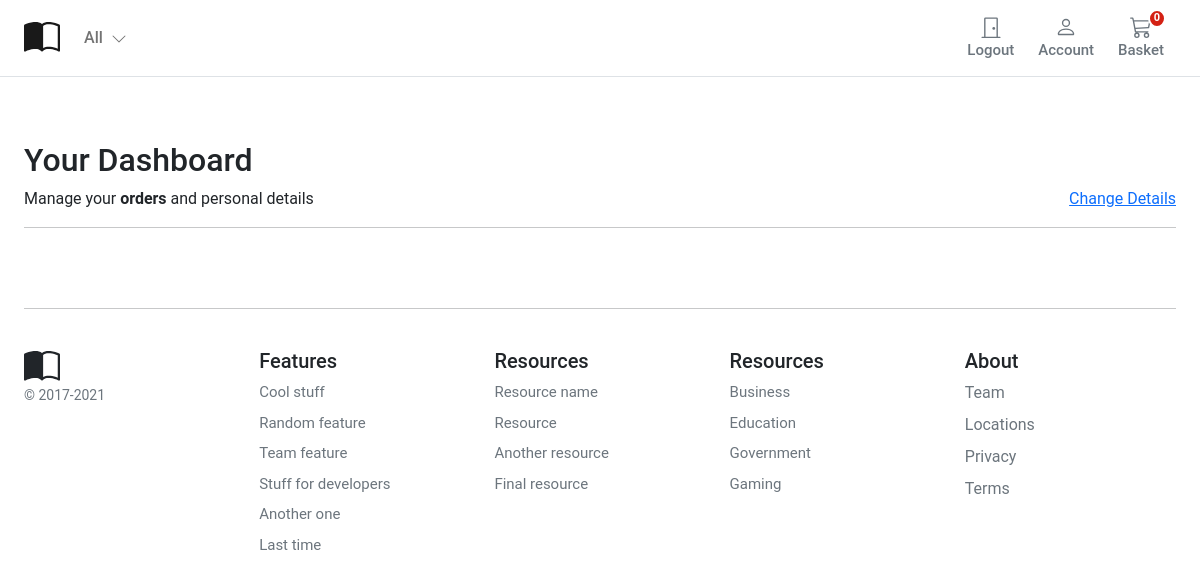
Before: /account/dashboard/ (signed in) with the older database file.
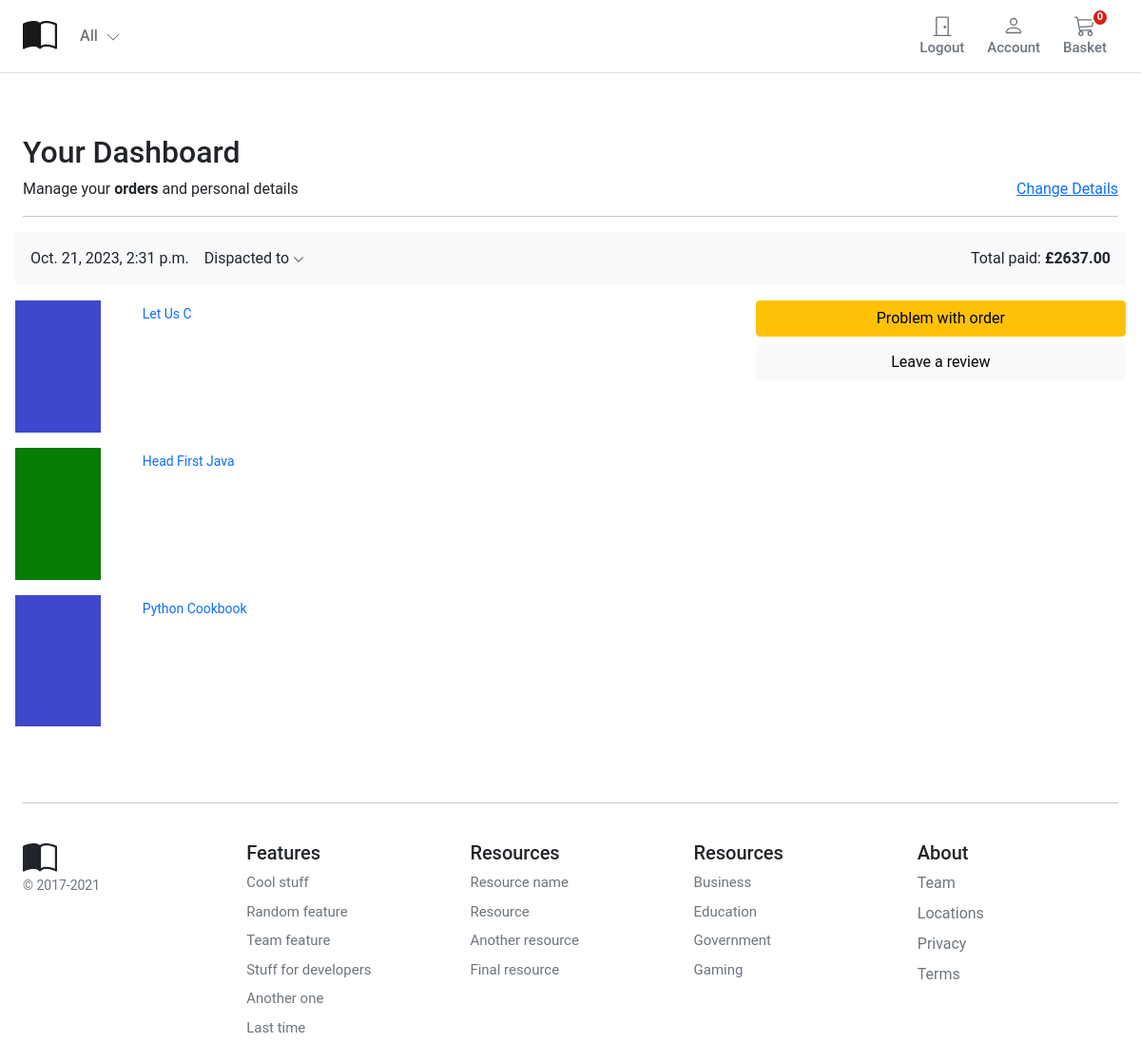
After: the same page with the newer database file.
### orders/models.py (models this page shows, shortened)
class Order(models.Model):
    user = models.ForeignKey(
        CustomUser, on_delete=models.CASCADE, related_name="order_user"
    )
    full_name = models.CharField(max_length=50)
    address1 = models.CharField(max_length=250)
    address2 = models.CharField(max_length=250)
    city = models.CharField(max_length=100)
    phone = models.CharField(max_length=100)
    post_code = models.CharField(max_length=20)
    created = models.DateTimeField(auto_now_add=True)
    updated = models.DateTimeField(auto_now=True)
    total_paid = models.DecimalField(max_digits=8, decimal_places=2)
    order_key = models.CharField(max_length=200)
    billing_status = models.BooleanField(default=False)
    class Meta:
        ordering = ("-created",)

class OrderItem(models.Model):
    order = models.ForeignKey(Order, related_name="items", on_delete=models.CASCADE)
    product = models.ForeignKey(
        Product, related_name="order_items", on_delete=models.CASCADE
    )
    price = models.DecimalField(max_digits=5, decimal_places=2)
    quantity = models.PositiveIntegerField(default=1)

### store/models.py (models this page shows)
class Product(models.Model):
    category = models.ForeignKey(
        Category, related_name="product", on_delete=models.CASCADE
    )
    created_by = models.ForeignKey(
        CustomUser, on_delete=models.CASCADE, related_name="product_creator"
    )
    title = models.CharField(max_length=255)
    author = models.CharField(max_length=255, default="admin")
    description = models.TextField(blank=True)
    image = models.ImageField(upload_to="images/", default="images/default.png")
    slug = models.SlugField(max_length=255, unique=True)
    price = models.DecimalField(max_digits=8, decimal_places=2)
    in_stock = models.BooleanField(default=True)
    is_active = models.BooleanField(default=True)
    created = models.DateTimeField(auto_now_add=True)
    updated = models.DateTimeField(auto_now=True)
    class Meta:
        verbose_name_plural = "Products"
        ordering = ("-created",)
    def get_absolute_url(self):
        return reverse("product_detail", args=[self.slug])
    def __str__(self):
        return self.title

### account/views.py (the view)
# urls.py: path("dashboard/", views.dashboard, name="dashboard"),
@login_required
def dashboard(request):
    orders = user_orders(request)
    return render(request, "account/dashboard/dashboard.html", {"orders": orders})

### basket/basket.py (called while the page is built)
    def __len__(self):
        return sum(item["qty"] for item in self.basket.values())

### basket/context_processors.py (called while the page is built)
def basket(request):
    return {"basket": Basket(request)}

### orders/views.py (called while the page is built)
def user_orders(request):
    user_id = request.user.id
    orders = Order.objects.filter(user_id=user_id).filter(billing_status=True)
    return orders

### store/context_processors.py (called while the page is built)
def categories(request):
    return {"categories": Category.objects.all()}

### store/models.py (called while the page is built)
    def get_absolute_url(self):
        return reverse("category_list", args=[self.slug])

### templates/account/dashboard/dashboard.html (shortened to what this page needs)
{% extends "base.html" %}
{% block content %}
<div class="container">
  <div class="col-12">
    <h1 class="h2">Your Dashboard</h1>
  </div>
  <div class="col-12 d-flex justify-content-between">
    <div>Manage your <b>orders</b> and personal details</div>
    <div><a href="{% url 'edit_details' %}">Change Details</a></div>
  </div>
  <hr />
</div>
<div class="container">
  {% for order in orders %}
  <div class="row g-3">
    <div class="col-12 bg-light p-3 d-flex justify-content-between">
      <div class="d-flex d-flex-inline">
        <div class="pe-3">{{ order.created }}</div>
        <div class="dropdown">
          <a class="text-reset text-decoration-none dropdown-toggle" href="#" role="link" id="dropdownLink"
            data-bs-toggle="dropdown" aria-expanded="false">
            Dispacted to
            <svg xmlns="http://www.w3.org/2000/svg" width="12" height="12" fill="currentColor"
              class="bi bi-chevron-down" viewBox="0 0 16 16">
              <path fill-rule="evenodd"
                d="M1.646 4.646a.5.5 0 0 1 .708 0L8 10.293l5.646-5.647a.5.5 0 0 1 .708.708l-6 6a.5.5 0 0 1-.708 0l-6-6a.5.5 0 0 1 0-.708z" />
            </svg>
          </a>
        </div>
      </div>
      <div class="text-end">
        Total paid: <span class="fw-bold">£{{ order.total_paid }}</span>
      </div>
    </div>
    <div class="col-md-5 col-lg-4 order-md-last p-0 order-3">
      <div class="d-grid gap-2 ">
        <button class="btn btn-warning" type="button">Problem with order</button>
        <button class="btn btn-light" type="button">Leave a review</button>
      </div>
    </div>
    <div class="col-md-7 col-lg-8 p-0">
      {% for item in order.items.all %}
      <div class="card mb-3 border-0">
        <div class="row g-0">
          <div class="col-md-2 d-none d-md-block">
            <img class="img-fluid" style="width:90px" src="{{item.product.image.url}}" />
          </div>
          <div class="col-md-10">
            <div class="card-body p-1">
              <a class="text-decoration-none" href="{{ item.product.get_absolute_url }}">
                <p class="card-text small">{{item.product|title}}</p>
              </a>
            </div>
          </div>
        </div>
      </div>
      {% endfor %}
    </div>
  </div>
  {% endfor %}
</div>
{% endblock %}

### templates/base.html (shortened to what this page needs)
{% load static %}
<!DOCTYPE html>
<html>
  <head>
    <link href="https://cdn.jsdelivr.net/npm/bootstrap@5.0.0-beta1/dist/css/bootstrap.min.css" rel="stylesheet"
>
    <link rel="stylesheet" href="{% static 'core/css/base.css' %}">
    <link rel="stylesheet" href="{% block stylesheet %}{% endblock %}">
  </head>
  <body>
    <header class="pb-3">
      <nav class="navbar navbar-expand-md navbar-light bg-white border-bottom">
        <div class="container-fluid px-md-4">
          <div class="d-flex w-100 navbar-collapse">
            <a class="navbar-brand d-flex-inline" href="/">
            </a>
            <ul class="navbar-nav me-auto mb-2 mb-md-0">
              <li class="nav-item dropdown">
                <a class="nav-link dropdown-toggle d-none d-md-block fw500" href="#" id="navbarDropdown" role="button"
                  data-bs-toggle="dropdown" aria-expanded="false">
                  All
                  <i class="ps-1"><svg xmlns="http://www.w3.org/2000/svg" width="16" height="16" fill="currentColor"
                      class="bi bi-chevron-down" viewBox="0 0 16 16">
                      <path fill-rule="evenodd"
                        d="M1.646 4.646a.5.5 0 0 1 .708 0L8 10.293l5.646-5.647a.5.5 0 0 1 .708.708l-6 6a.5.5 0 0 1-.708 0l-6-6a.5.5 0 0 1 0-.708z" />
                    </svg></i>
                </a>
              </li>
            </ul>
            {% if user.is_authenticated %}
            <a type="button" role="button" href="{% url 'logout' %}"
              class="btn btn-outline-secondary border-0 basket-btn">
              <div>
                <svg xmlns="http://www.w3.org/2000/svg" width="22" height="22" fill="currentColor"
                  class="bi bi-door-closed" viewBox="0 0 16 16">
                  <path
                    d="M3 2a1 1 0 0 1 1-1h8a1 1 0 0 1 1 1v13h1.5a.5.5 0 0 1 0 1h-13a.5.5 0 0 1 0-1H3V2zm1 13h8V2H4v13z" />
                  <path d="M9 9a1 1 0 1 0 2 0 1 1 0 0 0-2 0z" />
                </svg>
              </div>
              <span class="fs15 fw500">Logout</span>
            </a>
            {% endif %}
            <a type="button" role="button" href="{% url 'dashboard' %}"
              class="btn btn-outline-secondary border-0 basket-btn">
              <div>
              </div>
              <span class="fs15 fw500">Account</span>
            </a>
            <a type="button" role="button" href="{% url 'basket_summary' %}"
              class="btn btn-outline-secondary border-0 basket-btn">
              {% with total_qty=basket|length %}
              <div id="basket-qty" class="basket-qty">
                {% if total_qty > 0 %}
                {{ total_qty }}
                {% else %}
                0
                {% endif %}
              </div>
              {% endwith %}
              <div>
              </div>
              <span class="fs15 fw500">Basket</span>
            </a>
          </div>
        </div>
      </nav>
    </header>
    <main class="pt-5">
      <div id="content">{% block content %} {% endblock %}</div>
    </main>
    <footer class="container py-5 footer">
      <hr>
      <div class="row pt-4">
        <div class="col-12 col-md">
          <small class="d-block mb-3 text-muted">&copy; 2017-2021</small>
        </div>
        <div class="col-6 col-md fs15">
          <h5>Features</h5>
          <ul class="list-unstyled">
            <li><a class="link-secondary text-decoration-none" href="#">Cool stuff</a></li>
            <li><a class="link-secondary text-decoration-none" href="#">Random feature</a></li>
            <li><a class="link-secondary text-decoration-none" href="#">Team feature</a></li>
            <li><a class="link-secondary text-decoration-none" href="#">Stuff for developers</a></li>
            <li><a class="link-secondary text-decoration-none" href="#">Another one</a></li>
            <li><a class="link-secondary text-decoration-none" href="#">Last time</a></li>
          </ul>
        </div>
        <div class="col-6 col-md fs15">
          <h5>Resources</h5>
          <ul class="list-unstyled">
            <li><a class="link-secondary text-decoration-none" href="#">Resource name</a></li>
            <li><a class="link-secondary text-decoration-none" href="#">Resource</a></li>
            <li><a class="link-secondary text-decoration-none" href="#">Another resource</a></li>
            <li><a class="link-secondary text-decoration-none" href="#">Final resource</a></li>
          </ul>
        </div>
        <div class="col-6 col-md fs15">
          <h5>Resources</h5>
          <ul class="list-unstyled">
            <li><a class="link-secondary text-decoration-none" href="#">Business</a></li>
            <li><a class="link-secondary text-decoration-none" href="#">Education</a></li>
            <li><a class="link-secondary text-decoration-none" href="#">Government</a></li>
            <li><a class="link-secondary text-decoration-none" href="#">Gaming</a></li>
          </ul>
        </div>
        <div class="col-6 col-md">
          <h5>About</h5>
          <ul class="list-unstyled">
            <li><a class="link-secondary text-decoration-none" href="#">Team</a></li>
            <li><a class="link-secondary text-decoration-none" href="#">Locations</a></li>
            <li><a class="link-secondary text-decoration-none" href="#">Privacy</a></li>
            <li><a class="link-secondary text-decoration-none" href="#">Terms</a></li>
          </ul>
        </div>
      </div>
    </footer>
  </body>
</html>

### static/core/css/base.css (style rules this page uses)
@media (min-width: 1000px) { .container { max-width: 1000px; } }
@media (max-width: 1200px) { .container { max-width: 100%; padding: 0 24px; } }
.dropdown-toggle::after { display: none; }
html, body, p, div { letter-spacing: -0.02px; font-family: 'Roboto', sans-serif; }
.fs15 { font-size: 0.9375rem; }
.fw500 { font-weight: 500; }
.basket-qty { color: #fff; background: #d42114; border: 2px solid #fff; border-radius: 50%; text-align: center; font-size: 11px; height: 15px; width: 14px; position: absolute; box-sizing: content-box; font-weight: 600; display: flex; justify-content: center; align-items: center; top: 1px; right: 10px; }
.basket-btn { position: relative; }
.footer>div>div>ul>li { padding-bottom: 8px; }

Changed rows visible on the page:
added Order: created "Oct. 21, 2023, 2:31 p.m.", total_paid "2637.00"
added OrderItem: product.image (picture), product "Let Us C"
added OrderItem: product.image (picture), product "Head First Java"
added OrderItem: product.image (picture), product "Python Cookbook"
